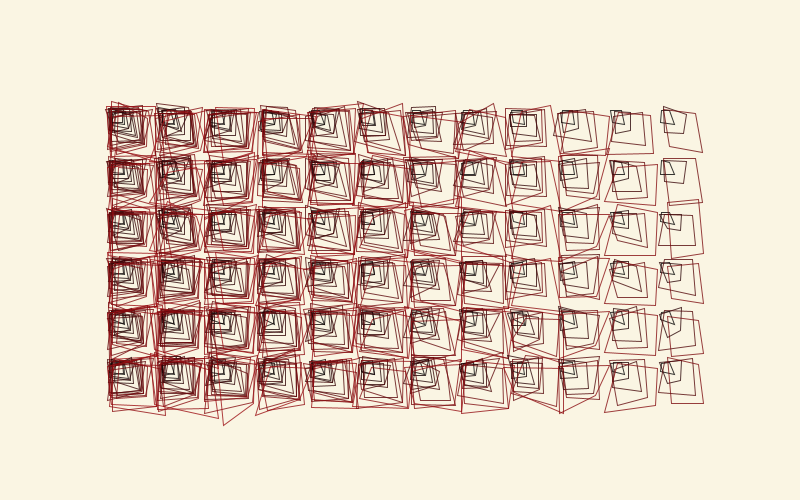
Frame 1 (no input)
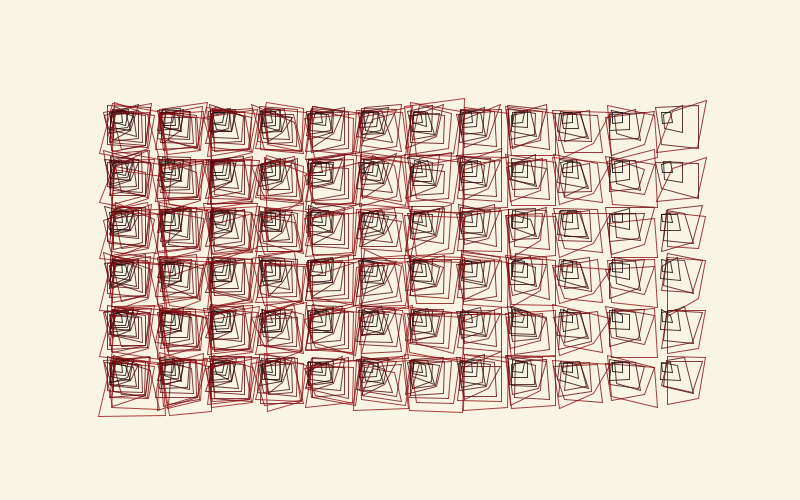
Frame 60 (the mouse pressed at the canvas centre just before this capture)
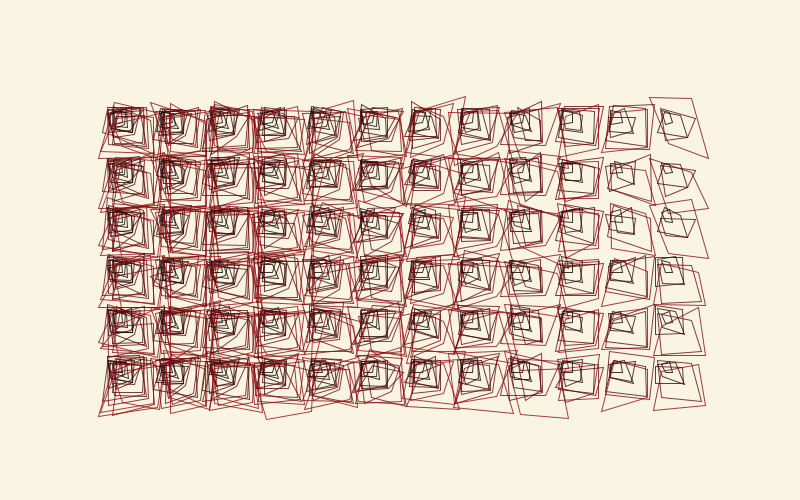
Frame 120 (the mouse held since frame 60 and released just before this capture)

The Processing sketch that drew these frames (run headless with seeded random() and noise(); from frame 60 on, the mouse is pressed at the canvas centre):

// Processing sketch: vera1
// ── vera1.pde
void setup(){
  size( 800, 500 );
}

color c1 = #A50D12;
color c2 = #000000;

void draw(){
  
  background(#FAF5E3);
  
  float sizeX = 50;
  float sizeY = 50;
  
  int cols = 12;
  int rows = 6;
  
  float sX = sizeX * cols;
  float sY = sizeY * rows;
  
  float offsetX = (width / 2.0 - (sX-sizeX/2) / 2) ;
  float offsetY = (height / 2.0 - (sY-sizeY/2) / 2);
  
  //rectMode(CENTER);
  noFill();
  
  for( int c = 0; c < cols; c ++ ){
   
    for( int r = 0; r < rows; r ++ ){
      
      float t = millis() / 1000.0;
      int amount = int( map( c, 0, cols, 15, 1 ) + noise( c * 0.1, r * 0.1, t ) * 5 ); 
      
      for( int i = 0; i < amount; i ++){
        
        color mix = lerpColor( c2, c1, float(i) / float(amount) );
        float s = map( i, 0, amount, sizeX * 0.2, sizeX );
        myRect( offsetX + c * sizeX, offsetY + r * sizeY, s, i * 100, mix );
        
      }
      
      
    }
    
  }
  
}

void myRect( float px, float py, float size, float noiseOffset, color c ){
  
  float angleStep = TWO_PI / 4.0;
  
  stroke( c, 200 );
  
  beginShape();
  
  float t = millis() / 1000.0;
  
  for( int i = 0; i <= 3; i ++ ){
   
    float angle = (i * angleStep) + PI/4;
    float r = (size * sqrt(2))/2;
    float x = px + sin( angle ) * r;
    float y = py + cos( angle ) * r;
    
    float nx = noise( x * 100 * i + noiseOffset, t ) * size;
    float ny = noise( y * 200 * i + noiseOffset, t ) * size;
    
    vertex( x + nx, y + ny  );
    
  }
  
  endShape(CLOSE);
  
}
